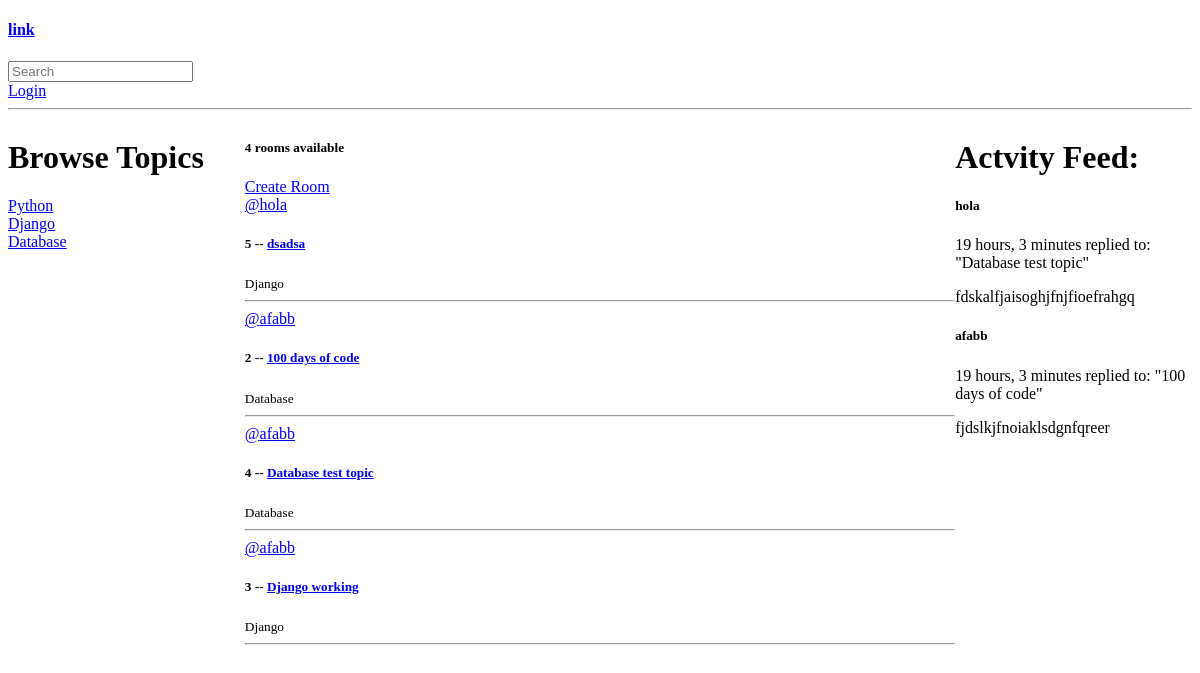
The app's page /, older data.
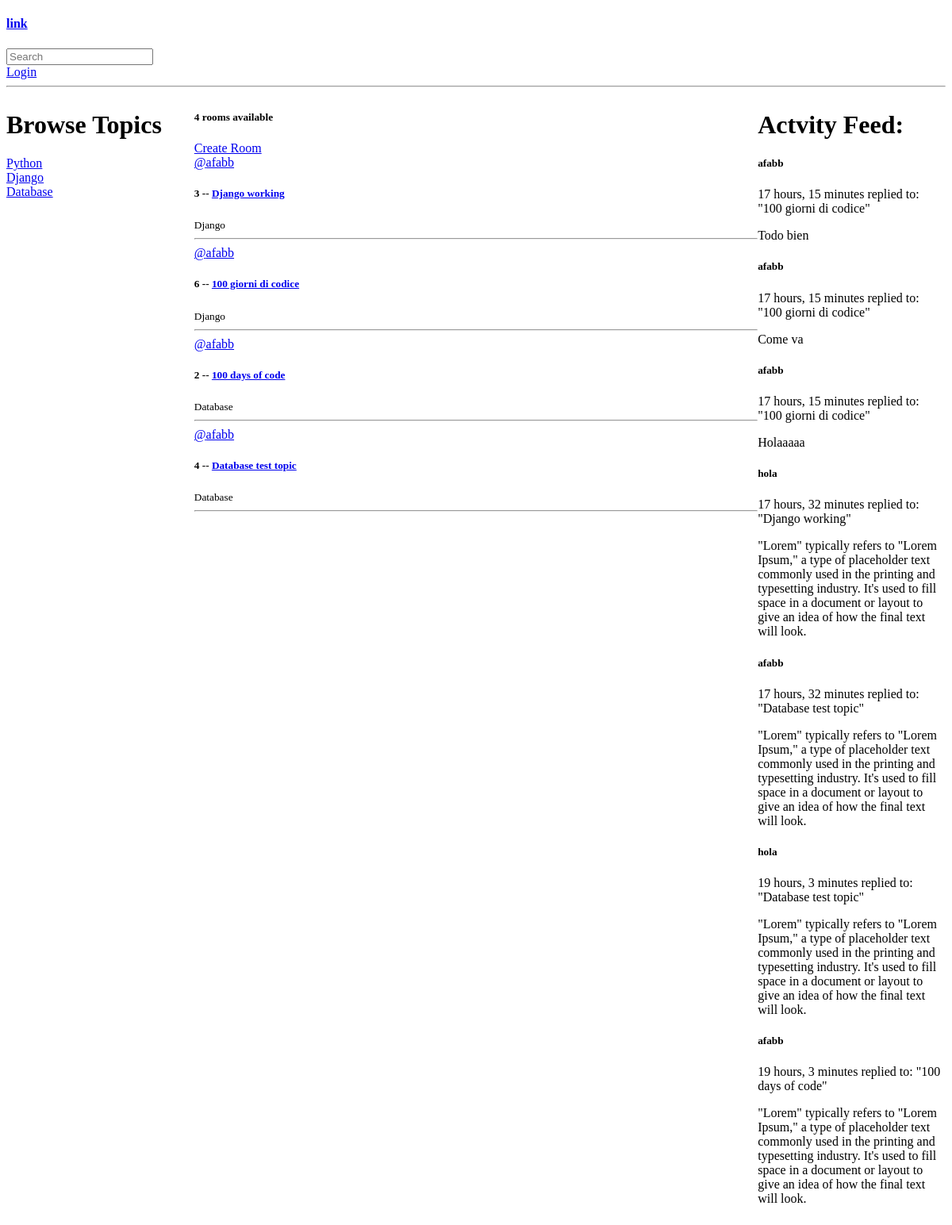
The same page, newer data.
### base/models.py (models this page shows, shortened)
class Topic(models.Model):
    name = models.CharField(max_length=200)

class Room(models.Model):
    topic = models.ForeignKey(Topic, on_delete=models.SET_NULL, null=True)
    host = models.ForeignKey(User, on_delete=models.SET_NULL, null=True)
    name = models.CharField(max_length=200)
    description = models.TextField(null=True, blank=True)
    participants = models.ManyToManyField(User, related_name='participants', blank=True)
    updated = models.DateTimeField(auto_now=True)
    created = models.DateTimeField(auto_now_add=True)
    class Meta:
        ordering = ['-updated', '-created']
    def __str__(self):
        return self.name

class Message(models.Model):
    user = models.ForeignKey(User, on_delete=models.CASCADE)
    room = models.ForeignKey(Room, on_delete=models.CASCADE)
    body = models.TextField()
    updated = models.DateTimeField(auto_now=True)
    created = models.DateTimeField(auto_now_add=True)

### base/views.py (the view)
# urls.py: path('', views.home, name="home"),
def home(request):
    q = request.GET.get('q') if request.GET.get('q') != None else ''
    rooms = Room.objects.filter(
        Q(topic__name__icontains=q) |
        Q(name__icontains=q) |
        Q(description__icontains=q)
        )
    topics = Topic.objects.all()
    room_count = rooms.count()
    room_messages = Message.objects.all().order_by('-created').filter(Q(room__topic__name__icontains=q))
    context = {'rooms': rooms, 'topics': topics, 'room_count': room_count, 'room_messages': room_messages}
    return render(request, 'base/home.html', context)

### base/templates/base/home.html (shortened to what this page needs)
{% extends 'main.html' %}
{% block content %}
    <div class="home-container">
        <div>
            <h1>Browse Topics</h1>
            {% for topic in topics %}
                <div>
                    <a href="{%url 'home'%}?q={{topic.name}}">{{topic.name}}</a>
                </div>
            {% endfor %}
        </div>
        <div>
            <h5>{{room_count}} rooms available</h5>
            <a href="{% url 'create-room' %}">Create Room</a>
            <div>
                {%for room in rooms%}
                <div>
                    <a href="{% url 'user-profile' room.host.id %}">@{{room.host}}</a>
                    <h5>{{room.id}} -- <a href="{% url 'room' room.id %}">{{room.name}}</a></h5>
                    <small>{{room.topic.name}}</small>
                    <hr>
                </div>
                {%endfor%}
            </div>
        </div>
        <div>
          {% include 'base/activity.html' %}
        </div>
    </div>
{% endblock content %}

### templates/main.html (shortened to what this page needs)
<!DOCTYPE html>
<html lang="en">
<head>
</head>
<body>
    {% include 'navbar.html' %}
    {% block content %}
    {% endblock content %}
</body>
</html>

### templates/navbar.html
<a href="{% url 'home' %}">
    <h4>link</h4>
</a>
<form action="" method="get" action="{% url 'home' %}">
    <input type="text" name="q" placeholder="Search">
</form>
{% if request.user.is_authenticated %}
<h5>Hello {{request.user}}</h5>
<a href="{% url 'logout' %}">Logout</a>
{% else %}
<a href="{% url 'login' %}">Login</a>
{% endif %}
<hr>

### base/templates/base/activity.html (shortened to what this page needs)
<h1>Actvity Feed:</h1>
{%for message in room_messages%}
<div>
    <h5>{{message.user}}</h5>
    <span>{{message.created | timesince}}</span>
    <span>replied to: "{{message.room}}"</span>
    <p>{{message.body}}</p>
</div>
{%endfor%}

### base/templates/base/home.html (style rules this page uses)
.home-container { display: grid; grid-template-columns: 1fr 3fr 1fr; }

Row changes from the older to the newer data that the page shows:
removed Room: host "hola", id "5", name "dsadsa", topic.name "Django"
changed Room "Django working": moves up the list
added Room: host "afabb", id "6", name "100 giorni di codice", topic.name "Django"
added Message: user "afabb", created "17 hours, 15 minutes", room "100 giorni di codice", body "Todo bien"
added Message: user "afabb", created "17 hours, 15 minutes", room "100 giorni di codice", body "Come va"
added Message: user "afabb", created "17 hours, 15 minutes", room "100 giorni di codice", body "Holaaaaa"
added Message: user "hola", created "17 hours, 32 minutes", room "Django working", body "\"Lorem\" typically refers to \"Lorem Ipsum,\" a type of placeholder text commonly used in the printing and typesetting industry. It's used to fill space in a document or layout to give an idea of how the final text will look."
added Message: user "afabb", created "17 hours, 32 minutes", room "Database test topic", body "\"Lorem\" typically refers to \"Lorem Ipsum,\" a type of placeholder text commonly used in the printing and typesetting industry. It's used to fill space in a document or layout to give an idea of how the final text will look."
changed Message (number 6 of 7 on the later page): body "fdskalfjaisoghjfnjfioefrahgq" → "\"Lorem\" typically refers to \"Lorem Ipsum,\" a type of placeholder text commonly used in the printing and typesetting industry. It's used to fill space in a document or layout to give an idea of how the final text will look."
changed Message "100 days of code": body "fjdslkjfnoiaklsdgnfqreer" → "\"Lorem\" typically refers to \"Lorem Ipsum,\" a type of placeholder text commonly used in the printing and typesetting industry. It's used to fill space in a document or layout to give an idea of how the final text will look."
